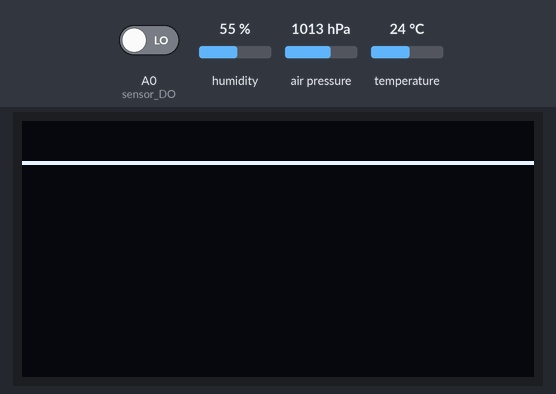
Simulated run of this sketch. Board: Arduino Uno R4 WiFi. Parts: 128×64 one-colour display. The inputs (shaded band) are chosen by the test bench; at power-on: humidity 55 %, A0 (sensor_DO) LOW, air pressure 1013 hPa, temperature 24 °C. WiFi joins after 1.5 s; servers stay silent unless stated; no MQTT or app messages arrive unless stated; not simulated (calls return 0 or success): arduino_secrets.h; what the sketch prints to the serial monitor is not drawn.

Above: at 5.7 s.
5.8 s: humidity set to 22 %
At 11.2 s:
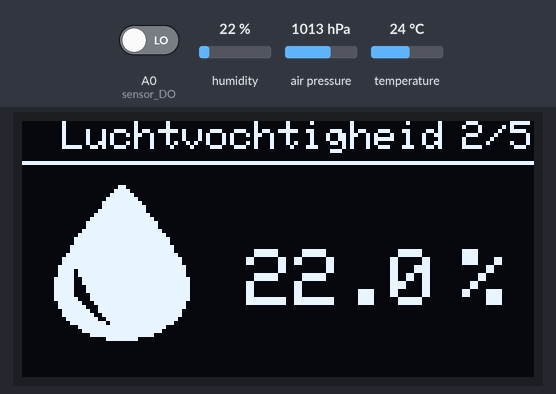
13.5 s: A0 (sensor_DO) driven HIGH
At 16.4 s:
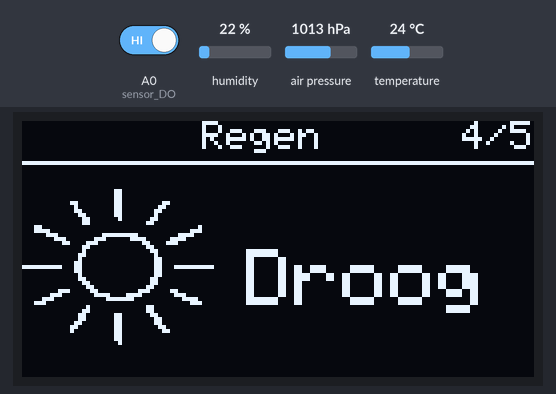
20.3 s: air pressure set to 952 hPa
26.5 s: A0 (sensor_DO) driven LOW
At 32.3 s:
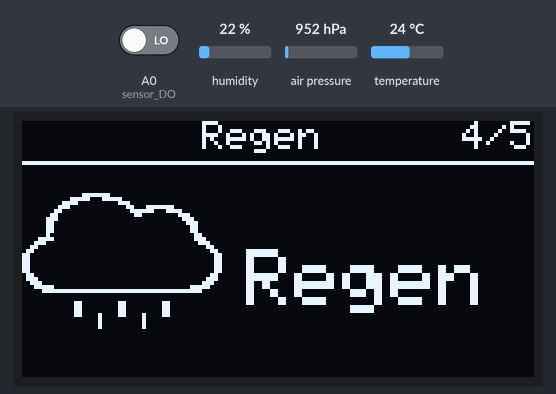
34.2 s: humidity set to 40 %
At 40.7 s:
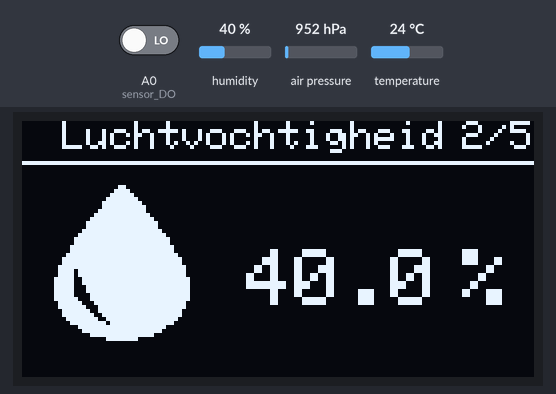
41.7 s: air pressure set to 975 hPa
At 43.8 s:
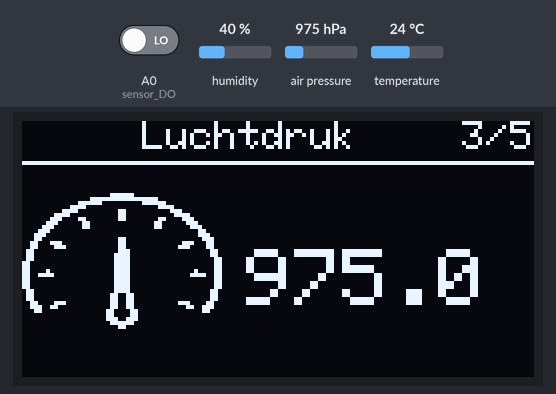
Timing chart, 0 to 45.3 s (numbered marks = the images above; inputs shaded):
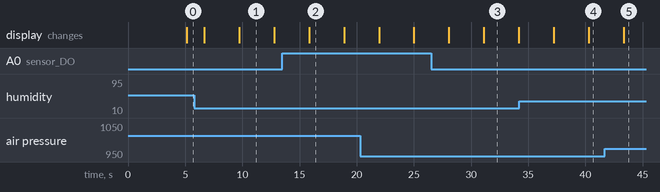

The sketch:

Weerstation-Arduino.ino
```cpp
#include <Wire.h>
#include <Adafruit_GFX.h>
#include <Adafruit_SSD1306.h>
#include <Adafruit_Sensor.h>
#include "DHT.h"
#include <Adafruit_BMP085.h>
#include "arduino_secrets.h"
#include <ArduinoMqttClient.h>
#include <WiFiS3.h>

//connecten met wifi en MQTT en data doorsturen
char          ssid[] = SECRET_SSID;
char          pass[] = SECRET_PASS;
WiFiClient    wifiClient;
MqttClient    mqttClient(wifiClient);
const char    broker[]         = "192.168.144.1"; //"192.168.122.1";
const int     port             = 1883;
const char    topic[]          = "dionstroet/temperatuur";
const char    topic2[]          = "dionstroet/luchtvochtigheid";
const char    topic3[]          = "dionstroet/luchtdruk";
const char    topic4[]          = "dionstroet/regen";
const char    subscribeTopic[] = "rensbroersma/moisture";
long          count            = 0;
const long    drawinterval     = 1500;
const long    interval         = 10000; //tijd tussen zendingen
unsigned long previousMillis   = 0;

//voor het scherm
#define SCREEN_WIDTH 128 // OLED display breedte, in pixels
#define SCREEN_HEIGHT 64 // OLED display hppgte, in pixels

#define OLED_RESET -1
Adafruit_SSD1306 display(SCREEN_WIDTH, SCREEN_HEIGHT, &Wire, OLED_RESET);

//voor de temperatuur en luchtvochtigheidsensor
#define DHTPIN 2
#define DHTTYPE    DHT22
DHT dht(DHTPIN, DHTTYPE);

//voor de luchtdruksensor
Adafruit_BMP085 bmp;

//regensensor
#define sensor_DO A0

//zorgt voor interval tussen verschillende schermen
int draw_state = 0;

//voor ontangen data
int num_mqtt;

//Bitmaps
//luchtvochtigheid
const unsigned char humid_bits [] PROGMEM = {
	0x00, 0x00, 0x00, 0x00, 0x00, 0x00, 0x00, 0x00, 0x00, 0x00, 0xc0, 0x00, 0x00, 0x00, 0x00, 0x00,
	0x01, 0xe0, 0x00, 0x00, 0x00, 0x00, 0x00, 0x03, 0xf0, 0x00, 0x00, 0x00, 0x00, 0x00, 0x07, 0xf8,
	0x00, 0x00, 0x00, 0x00, 0x00, 0x0f, 0xfc, 0x00, 0x00, 0x00, 0x00, 0x00, 0x0f, 0xfe, 0x00, 0x00,
	0x00, 0x00, 0x00, 0x1f, 0xfe, 0x00, 0x00, 0x00, 0x00, 0x00, 0x3f, 0xff, 0x00, 0x00, 0x00, 0x00,
	0x00, 0x7f, 0xff, 0x80, 0x00, 0x00, 0x00, 0x00, 0xff, 0xff, 0xc0, 0x00, 0x00, 0x00, 0x00, 0xff,
	0xff, 0xc0, 0x00, 0x00, 0x00, 0x01, 0xff, 0xff, 0xe0, 0x00, 0x00, 0x00, 0x03, 0xff, 0xff, 0xf0,
	0x00, 0x00, 0x00, 0x07, 0xff, 0xff, 0xf8, 0x00, 0x00, 0x00, 0x07, 0xff, 0xff, 0xf8, 0x00, 0x00,
	0x00, 0x0f, 0xff, 0xff, 0xfc, 0x00, 0x00, 0x00, 0x0f, 0xff, 0xff, 0xfc, 0x00, 0x00, 0x00, 0x1f,
	0xff, 0xff, 0xfe, 0x00, 0x00, 0x00, 0x3f, 0xff, 0xff, 0xff, 0x00, 0x00, 0x00, 0x3f, 0xff, 0xff,
	0xff, 0x00, 0x00, 0x00, 0x7f, 0xff, 0xff, 0xff, 0x80, 0x00, 0x00, 0x7b, 0xff, 0xff, 0xff, 0x80,
	0x00, 0x00, 0x7b, 0xff, 0xff, 0xff, 0x80, 0x00, 0x00, 0xf9, 0xff, 0xff, 0xff, 0xc0, 0x00, 0x00,
	0xf9, 0xff, 0xff, 0xff, 0xc0, 0x00, 0x00, 0xf8, 0xff, 0xff, 0xff, 0xc0, 0x00, 0x00, 0xf8, 0xff,
	0xff, 0xff, 0xc0, 0x00, 0x00, 0xf8, 0x7f, 0xff, 0xff, 0xc0, 0x00, 0x00, 0xfc, 0x7f, 0xff, 0xff,
	0xc0, 0x00, 0x00, 0x7e, 0x3f, 0xff, 0xff, 0x80, 0x00, 0x00, 0x7f, 0x1f, 0xff, 0xff, 0x80, 0x00,
	0x00, 0x3f, 0x9f, 0xff, 0xff, 0x00, 0x00, 0x00, 0x3f, 0xcf, 0xff, 0xff, 0x00, 0x00, 0x00, 0x1f,
	0xe7, 0xff, 0xfe, 0x00, 0x00, 0x00, 0x0f, 0xfb, 0xff, 0xfc, 0x00, 0x00, 0x00, 0x03, 0xff, 0xff,
	0xf0, 0x00, 0x00, 0x00, 0x01, 0xff, 0xff, 0xe0, 0x00, 0x00, 0x00, 0x00, 0x7f, 0xff, 0x80, 0x00,
	0x00, 0x00, 0x00, 0x07, 0xf8, 0x00, 0x00, 0x00
};

//temperatuur
const unsigned char temperature_bits [] PROGMEM = {
	0x00, 0x00, 0x0f, 0x80, 0x00, 0x00, 0x00, 0x00, 0x00, 0x7f, 0xe0, 0x00, 0x00, 0x00, 0x00, 0x00,
	0xe0, 0x70, 0x00, 0x00, 0x00, 0x00, 0x00, 0xc0, 0x31, 0xfc, 0x00, 0x00, 0x00, 0x01, 0x80, 0x19,
	0xfc, 0x00, 0x00, 0x00, 0x01, 0x86, 0x18, 0x00, 0x00, 0x00, 0x00, 0x01, 0x86, 0x18, 0x00, 0x00,
	0x00, 0x00, 0x01, 0x86, 0x18, 0x00, 0x00, 0x00, 0x00, 0x01, 0x86, 0x19, 0xf8, 0x00, 0x00, 0x00,
	0x01, 0x86, 0x18, 0x00, 0x00, 0x00, 0x00, 0x01, 0x86, 0x18, 0x00, 0x00, 0x00, 0x00, 0x01, 0x86,
	0x18, 0x00, 0x00, 0x00, 0x00, 0x01, 0x86, 0x18, 0xf8, 0x00, 0x00, 0x00, 0x01, 0x86, 0x19, 0xfe,
	0x00, 0x00, 0x00, 0x01, 0x86, 0x18, 0x00, 0x00, 0x00, 0x00, 0x01, 0x86, 0x18, 0x00, 0x00, 0x00,
	0x00, 0x01, 0x86, 0x18, 0x00, 0x00, 0x00, 0x00, 0x01, 0x86, 0x19, 0xf0, 0x00, 0x00, 0x00, 0x01,
	0x86, 0x19, 0xf8, 0x00, 0x00, 0x00, 0x01, 0x86, 0x18, 0x00, 0x00, 0x00, 0x00, 0x01, 0x86, 0x18,
	0x00, 0x00, 0x00, 0x00, 0x01, 0x86, 0x18, 0x00, 0x00, 0x00, 0x00, 0x01, 0x86, 0x19, 0xfc, 0x00,
	0x00, 0x00, 0x01, 0x86, 0x18, 0x00, 0x00, 0x00, 0x00, 0x01, 0x86, 0x18, 0x00, 0x00, 0x00, 0x00,
	0x03, 0x86, 0x1c, 0x00, 0x00, 0x00, 0x00, 0x07, 0x06, 0x0e, 0x00, 0x00, 0x00, 0x00, 0x06, 0x06,
	0x07, 0x00, 0x00, 0x00, 0x00, 0x0c, 0x1f, 0x83, 0x00, 0x00, 0x00, 0x00, 0x0c, 0x3f, 0xc1, 0x80,
	0x00, 0x00, 0x00, 0x18, 0x7f, 0xe1, 0x80, 0x00, 0x00, 0x00, 0x18, 0x7f, 0xe1, 0x80, 0x00, 0x00,
	0x00, 0x08, 0x7f, 0xe1, 0x80, 0x00, 0x00, 0x00, 0x0c, 0x3f, 0xc3, 0x80, 0x00, 0x00, 0x00, 0x0c,
	0x1f, 0x83, 0x00, 0x00, 0x00, 0x00, 0x06, 0x00, 0x06, 0x00, 0x00, 0x00, 0x00, 0x07, 0x00, 0x0e,
	0x00, 0x00, 0x00, 0x00, 0x01, 0xc0, 0x3c, 0x00, 0x00, 0x00, 0x00, 0x00, 0xff, 0xf0, 0x00, 0x00,
	0x00, 0x00, 0x00, 0x1f, 0xc0, 0x00, 0x00, 0x00
};

//luchtdruk
const unsigned char druk_bits [] PROGMEM = {
	0x00, 0x00, 0x00, 0x00, 0x00, 0x00, 0x00, 0x00, 0x00, 0x00, 0x00, 0x00, 0x00, 0x00, 0x00, 0x00,
	0x00, 0x00, 0x00, 0x00, 0x00, 0x00, 0x00, 0x03, 0xf0, 0x00, 0x00, 0x00, 0x00, 0x00, 0x7f, 0xff,
	0xc0, 0x00, 0x00, 0x00, 0x03, 0xf0, 0x03, 0xf0, 0x00, 0x00, 0x00, 0x0f, 0x00, 0x00, 0x3c, 0x00,
	0x00, 0x00, 0x3c, 0x00, 0xc0, 0x07, 0x00, 0x00, 0x00, 0xf0, 0x00, 0xc0, 0x03, 0xc0, 0x00, 0x01,
	0xc3, 0x00, 0xc0, 0x30, 0xe0, 0x00, 0x03, 0x81, 0x80, 0x00, 0x60, 0x70, 0x00, 0x07, 0x01, 0x80,
	0x00, 0x60, 0x38, 0x00, 0x0e, 0x00, 0x00, 0x00, 0x00, 0x0c, 0x00, 0x1c, 0x00, 0x00, 0x00, 0x00,
	0x0e, 0x00, 0x18, 0x00, 0x00, 0xc0, 0x00, 0x07, 0x00, 0x31, 0xc0, 0x00, 0xc0, 0x00, 0xe3, 0x00,
	0x30, 0xe0, 0x00, 0xc0, 0x01, 0xc3, 0x00, 0x60, 0x00, 0x00, 0xe0, 0x00, 0x01, 0x80, 0x60, 0x00,
	0x01, 0xe0, 0x00, 0x01, 0x80, 0x60, 0x00, 0x01, 0xe0, 0x00, 0x00, 0xc0, 0xc0, 0x00, 0x01, 0xe0,
	0x00, 0x00, 0xc0, 0xc0, 0x00, 0x01, 0xe0, 0x00, 0x00, 0xc0, 0xc2, 0x00, 0x01, 0xe0, 0x00, 0x10,
	0xc0, 0xcf, 0x00, 0x01, 0xe0, 0x00, 0x3c, 0xc0, 0xc0, 0x00, 0x01, 0xe0, 0x00, 0x00, 0xc0, 0xc0,
	0x00, 0x01, 0xe0, 0x00, 0x00, 0xc0, 0xc0, 0x00, 0x01, 0xe0, 0x00, 0x00, 0xc0, 0x60, 0x00, 0x01,
	0xe0, 0x00, 0x01, 0x80, 0x60, 0x00, 0x03, 0x30, 0x00, 0x01, 0x80, 0x60, 0x00, 0x03, 0x30, 0x00,
	0x01, 0x80, 0x30, 0xe0, 0x03, 0x30, 0x01, 0xc3, 0x00, 0x39, 0x80, 0x03, 0x30, 0x00, 0x67, 0x00,
	0x18, 0x00, 0x06, 0x18, 0x00, 0x06, 0x00, 0x00, 0x00, 0x06, 0x18, 0x00, 0x00, 0x00, 0x00, 0x00,
	0x07, 0x38, 0x00, 0x00, 0x00, 0x00, 0x00, 0x03, 0xf0, 0x00, 0x00, 0x00, 0x00, 0x00, 0x00, 0xc0,
	0x00, 0x00, 0x00, 0x00, 0x00, 0x00, 0x00, 0x00, 0x00, 0x00, 0x00, 0x00, 0x00, 0x00, 0x00, 0x00,
	0x00, 0x00, 0x00, 0x00, 0x00, 0x00, 0x00, 0x00
};

//zon voor regensensor
const unsigned char Zon_bits [] PROGMEM = {
	0x00, 0x00, 0x01, 0x80, 0x00, 0x00, 0x00, 0x00, 0x00, 0x01, 0x80, 0x00, 0x00, 0x00, 0x00, 0x00,
	0x01, 0x80, 0x00, 0x00, 0x00, 0x00, 0x0c, 0x01, 0x80, 0x18, 0x00, 0x00, 0x00, 0x04, 0x01, 0x80,
	0x30, 0x00, 0x00, 0x00, 0x06, 0x01, 0x80, 0x60, 0x00, 0x00, 0x00, 0x03, 0x01, 0x80, 0x40, 0x00,
	0x00, 0x00, 0x01, 0x80, 0x80, 0xc0, 0x00, 0x00, 0x00, 0x01, 0x80, 0x01, 0x80, 0x00, 0x00, 0x18,
	0x00, 0x00, 0x00, 0x00, 0x08, 0x00, 0x1e, 0x00, 0x00, 0x00, 0x00, 0x38, 0x00, 0x03, 0x80, 0x0f,
	0xf8, 0x01, 0xe0, 0x00, 0x00, 0xe0, 0x38, 0x1e, 0x07, 0x80, 0x00, 0x00, 0x30, 0xe0, 0x03, 0x0e,
	0x00, 0x00, 0x00, 0x01, 0x80, 0x01, 0x80, 0x00, 0x00, 0x00, 0x01, 0x00, 0x00, 0xc0, 0x00, 0x00,
	0x00, 0x03, 0x00, 0x00, 0x40, 0x00, 0x00, 0x00, 0x02, 0x00, 0x00, 0x60, 0x00, 0x00, 0x00, 0x06,
	0x00, 0x00, 0x60, 0x00, 0x00, 0xff, 0xc6, 0x00, 0x00, 0x63, 0xff, 0x00, 0x00, 0x06, 0x00, 0x00,
	0x60, 0x00, 0x00, 0x00, 0x02, 0x00, 0x00, 0x60, 0x00, 0x00, 0x00, 0x03, 0x00, 0x00, 0xc0, 0x00,
	0x00, 0x00, 0x01, 0x80, 0x00, 0xc0, 0x00, 0x00, 0x00, 0x00, 0xc0, 0x01, 0x80, 0x00, 0x00, 0x00,
	0x70, 0x60, 0x07, 0x06, 0x00, 0x00, 0x01, 0xc0, 0x3c, 0x3c, 0x03, 0x80, 0x00, 0x07, 0x00, 0x07,
	0xf0, 0x00, 0xf0, 0x00, 0x1c, 0x00, 0x00, 0x00, 0x00, 0x38, 0x00, 0x00, 0x00, 0x80, 0x01, 0x80,
	0x00, 0x00, 0x00, 0x01, 0x80, 0x01, 0x80, 0x00, 0x00, 0x00, 0x03, 0x01, 0x80, 0xc0, 0x00, 0x00,
	0x00, 0x03, 0x01, 0x80, 0x60, 0x00, 0x00, 0x00, 0x06, 0x01, 0x80, 0x60, 0x00, 0x00, 0x00, 0x0c,
	0x01, 0x80, 0x30, 0x00, 0x00, 0x00, 0x08, 0x01, 0x80, 0x18, 0x00, 0x00, 0x00, 0x00, 0x01, 0x80,
	0x00, 0x00, 0x00, 0x00, 0x00, 0x01, 0x80, 0x00, 0x00, 0x00, 0x00, 0x00, 0x00, 0x80, 0x00, 0x00,
	0x00, 0x00, 0x00, 0x00, 0x00, 0x00, 0x00, 0x00
};

//wolk voor regensensor
const unsigned char wolk_bits [] PROGMEM = {
	0x00, 0x00, 0x00, 0x00, 0x00, 0x00, 0x00, 0x00, 0x00, 0x00, 0x00, 0x00, 0x00, 0x00, 0x00, 0x00,
	0x00, 0x00, 0x00, 0x00, 0x00, 0x00, 0x01, 0xfc, 0x00, 0x00, 0x00, 0x00, 0x00, 0x0f, 0x8f, 0x80,
	0x00, 0x00, 0x00, 0x00, 0x3c, 0x00, 0xe0, 0x00, 0x00, 0x00, 0x00, 0x70, 0x00, 0x31, 0xfc, 0x00,
	0x00, 0x00, 0xc0, 0x00, 0x1f, 0x8f, 0x00, 0x00, 0x01, 0x80, 0x00, 0x0c, 0x01, 0xc0, 0x00, 0x03,
	0x80, 0x00, 0x00, 0x00, 0xe0, 0x00, 0x03, 0x00, 0x00, 0x00, 0x00, 0x70, 0x00, 0x03, 0x00, 0x00,
	0x00, 0x00, 0x30, 0x00, 0x03, 0x00, 0x00, 0x00, 0x00, 0x30, 0x00, 0x02, 0x00, 0x00, 0x00, 0x00,
	0x18, 0x00, 0x0f, 0x00, 0x00, 0x00, 0x00, 0x1c, 0x00, 0x1c, 0x00, 0x00, 0x00, 0x00, 0x0e, 0x00,
	0x30, 0x00, 0x00, 0x00, 0x00, 0x03, 0x00, 0x60, 0x00, 0x00, 0x00, 0x00, 0x01, 0x80, 0xc0, 0x00,
	0x00, 0x00, 0x00, 0x00, 0xc0, 0xc0, 0x00, 0x00, 0x00, 0x00, 0x00, 0xc0, 0xc0, 0x00, 0x00, 0x00,
	0x00, 0x00, 0xc0, 0xc0, 0x00, 0x00, 0x00, 0x00, 0x00, 0xc0, 0xc0, 0x00, 0x00, 0x00, 0x00, 0x00,
	0xc0, 0x60, 0x00, 0x00, 0x00, 0x00, 0x01, 0x80, 0x70, 0x00, 0x00, 0x00, 0x00, 0x03, 0x80, 0x38,
	0x00, 0x00, 0x00, 0x00, 0x07, 0x00, 0x1f, 0x00, 0x00, 0x00, 0x00, 0x3e, 0x00, 0x07, 0xff, 0xff,
	0xff, 0xff, 0xf8, 0x00, 0x00, 0x00, 0x00, 0x00, 0x00, 0x00, 0x00, 0x00, 0x00, 0x00, 0x00, 0x00,
	0x00, 0x00, 0x00, 0x06, 0x00, 0xc0, 0x18, 0x00, 0x00, 0x00, 0x06, 0x00, 0xc0, 0x18, 0x00, 0x00,
	0x00, 0x06, 0x00, 0xc0, 0x18, 0x00, 0x00, 0x00, 0x06, 0x10, 0xc2, 0x18, 0x00, 0x00, 0x00, 0x00,
	0x10, 0x02, 0x00, 0x00, 0x00, 0x00, 0x00, 0x10, 0x02, 0x00, 0x00, 0x00, 0x00, 0x00, 0x10, 0x02,
	0x00, 0x00, 0x00, 0x00, 0x00, 0x00, 0x00, 0x00, 0x00, 0x00, 0x00, 0x00, 0x00, 0x00, 0x00, 0x00,
	0x00, 0x00, 0x00, 0x00, 0x00, 0x00, 0x00, 0x00
};

// voor bloem
const unsigned char bloem_bits [] PROGMEM = {
	0x00, 0x00, 0x00, 0x00, 0x00, 0x00, 0x00, 0x00, 0x00, 0x00, 0xc0, 0x00, 0x00, 0x00, 0x00, 0x00,
	0x03, 0x10, 0x00, 0x00, 0x00, 0x00, 0x00, 0x06, 0x18, 0x00, 0x00, 0x00, 0x00, 0x00, 0x1c, 0x0e,
	0x00, 0x00, 0x00, 0x00, 0x00, 0x20, 0x01, 0x00, 0x00, 0x00, 0x00, 0x00, 0x41, 0xe0, 0x80, 0x00,
	0x00, 0x00, 0x00, 0x42, 0x10, 0x80, 0x00, 0x00, 0x00, 0x00, 0x62, 0x11, 0x80, 0x00, 0x00, 0x00,
	0x00, 0x11, 0x33, 0x00, 0x00, 0x00, 0x00, 0x00, 0x10, 0xc2, 0x00, 0x00, 0x00, 0x00, 0x00, 0x00,
	0x00, 0x00, 0x00, 0x00, 0x00, 0x00, 0x10, 0xc2, 0x00, 0x00, 0x00, 0x00, 0x00, 0x0f, 0xfc, 0x00,
	0x00, 0x00, 0x00, 0x00, 0x00, 0xc0, 0x00, 0x00, 0x00, 0x00, 0x00, 0x00, 0xc0, 0x00, 0x00, 0x00,
	0x00, 0x00, 0x00, 0xc6, 0x20, 0x00, 0x00, 0x00, 0x00, 0x00, 0xd8, 0x20, 0x00, 0x00, 0x00, 0x00,
	0x00, 0xe0, 0x40, 0x00, 0x00, 0x00, 0x00, 0x00, 0xe1, 0x80, 0x00, 0x00, 0x00, 0x00, 0x00, 0xfe,
	0x00, 0x00, 0x00, 0x00, 0x00, 0x00, 0xc0, 0x00, 0x00, 0x00, 0x00, 0x00, 0x00, 0xc0, 0x00, 0x00,
	0x00, 0x00, 0x00, 0x00, 0xc0, 0x00, 0x00, 0x00, 0x00, 0x00, 0x00, 0xc0, 0x00, 0x00, 0x00, 0x00,
	0x00, 0x00, 0xc0, 0x00, 0x00, 0x00, 0x00, 0x00, 0x00, 0xc0, 0x00, 0x00, 0x00, 0x00, 0x03, 0xff,
	0xff, 0xf0, 0x00, 0x00, 0x00, 0x02, 0x00, 0x00, 0x10, 0x00, 0x00, 0x00, 0x02, 0x00, 0x00, 0x10,
	0x00, 0x00, 0x00, 0x01, 0x00, 0x00, 0x20, 0x00, 0x00, 0x00, 0x01, 0xff, 0xff, 0xe0, 0x00, 0x00,
	0x00, 0x00, 0x80, 0x00, 0x40, 0x00, 0x00, 0x00, 0x00, 0x80, 0x00, 0x40, 0x00, 0x00, 0x00, 0x00,
	0x40, 0x00, 0x80, 0x00, 0x00, 0x00, 0x00, 0x40, 0x00, 0x80, 0x00, 0x00, 0x00, 0x00, 0x40, 0x00,
	0x80, 0x00, 0x00, 0x00, 0x00, 0x60, 0x01, 0x80, 0x00, 0x00, 0x00, 0x00, 0x3f, 0xff, 0x00, 0x00,
	0x00, 0x00, 0x00, 0x00, 0x00, 0x00, 0x00, 0x00
};

//dode bloem
const unsigned char dode_bloem [] PROGMEM = {
	0x00, 0x00, 0x00, 0x00, 0x00, 0x00, 0x00, 0x00, 0x00, 0x3e, 0x00, 0x00, 0x00, 0x00, 0x00, 0x00,
	0x63, 0x80, 0x00, 0x00, 0x00, 0x00, 0x00, 0x40, 0xc0, 0x00, 0x00, 0x00, 0x00, 0x00, 0x41, 0xc0,
	0x00, 0x00, 0x00, 0x00, 0x00, 0x5f, 0xe0, 0x00, 0x00, 0x00, 0x00, 0x00, 0xf0, 0x6f, 0xc0, 0x00,
	0x00, 0x00, 0x01, 0xe0, 0x38, 0x20, 0x00, 0x00, 0x00, 0x00, 0x00, 0x3c, 0x30, 0x00, 0x00, 0x00,
	0x00, 0x00, 0x26, 0x10, 0x00, 0x00, 0x00, 0x00, 0x20, 0x23, 0x90, 0x00, 0x00, 0x00, 0x00, 0xff,
	0x60, 0xf0, 0x00, 0x00, 0x00, 0x01, 0x81, 0xc0, 0xe0, 0x00, 0x00, 0x00, 0x03, 0x01, 0xc0, 0xc0,
	0x00, 0x00, 0x00, 0x02, 0x47, 0xc0, 0xc0, 0x00, 0x00, 0x00, 0x02, 0xfc, 0xc0, 0x00, 0x00, 0x00,
	0x00, 0x03, 0xc0, 0xc0, 0x00, 0x00, 0x00, 0x00, 0x01, 0x80, 0xc0, 0x00, 0x00, 0x00, 0x00, 0x01,
	0x00, 0xc0, 0x00, 0x00, 0x00, 0x00, 0x00, 0x00, 0xc0, 0x00, 0x00, 0x00, 0x00, 0x00, 0x00, 0x40,
	0x00, 0x00, 0x00, 0x00, 0x0f, 0xff, 0xff, 0xfc, 0x00, 0x00, 0x00, 0x10, 0x00, 0x00, 0x02, 0x00,
	0x00, 0x00, 0x10, 0x00, 0x00, 0x02, 0x00, 0x00, 0x00, 0x1f, 0xff, 0xff, 0xfe, 0x00, 0x00, 0x00,
	0x0e, 0x00, 0x00, 0x1c, 0x00, 0x00, 0x00, 0x06, 0x00, 0x00, 0x18, 0x00, 0x00, 0x00, 0x06, 0x00,
	0x00, 0x18, 0x00, 0x00, 0x00, 0x02, 0x00, 0x00, 0x10, 0x00, 0x00, 0x00, 0x02, 0x00, 0x00, 0x10,
	0x00, 0x00, 0x00, 0x02, 0x00, 0x00, 0x10, 0x00, 0x00, 0x00, 0x02, 0x00, 0x00, 0x10, 0x00, 0x00,
	0x00, 0x02, 0x00, 0x00, 0x10, 0x00, 0x00, 0x00, 0x03, 0x00, 0x00, 0x30, 0x00, 0x00, 0x00, 0x01,
	0x00, 0x00, 0x20, 0x00, 0x00, 0x00, 0x01, 0x00, 0x00, 0x20, 0x00, 0x00, 0x00, 0x01, 0x00, 0x00,
	0x20, 0x00, 0x00, 0x00, 0x01, 0x00, 0x00, 0x20, 0x00, 0x00, 0x00, 0x01, 0xff, 0xff, 0xe0, 0x00,
	0x00, 0x00, 0x00, 0x00, 0x00, 0x00, 0x00, 0x00
};


void setup() {
  Serial.begin(115200);
  dht.begin();
  bmp.begin();
  display.begin(SSD1306_SWITCHCAPVCC, 0x3C);
  delay(2000);
  display.clearDisplay();
  display.setTextColor(WHITE);
  display.display();
  //voor wifi/MQTT
  while (WiFi.begin(ssid, pass) != WL_CONNECTED) {
   delay(5000);
  }
  Serial.print("wifi conected");

  bool MQTTconnected = false;
  while (!MQTTconnected) {
  if (!mqttClient.connect(broker, port)) delay(1000);
   else
      MQTTconnected = true;
  }
  Serial.print("mqtt connected");
  mqttClient.subscribe (subscribeTopic);
  mqttClient.onMessage (onMqttMessage);

}

void loop() {
  //MQTT
  mqttClient.poll();
  //haalt de data op
  float t = dht.readTemperature();
  float h = dht.readHumidity();
  float p = bmp.readPressure()/(float)100;
  int val = digitalRead(sensor_DO);
  //zorgt ervoor dat de draw_state oploopt
  draw_state++;
  //reset de draw_state
 if ( draw_state == 10  ){
    draw_state = 0;
  }
  // wisselt draw_state na delay
  delay(1500);

  switch(draw_state) {
    //MQTT vochtigheid sensor
    case 0:
      display.clearDisplay();
      display.setTextSize(1);
      display.setCursor(10,0);
      display.print("grondvochtigheid");
      display.setTextSize(1);
      display.setCursor(110,0);
      display.print("5/5");
      if (num_mqtt < 450) {
      display.setTextSize(2);
      display.setCursor(56,32);
      display.print("droog");
      display.drawBitmap(0,17, dode_bloem , 50, 40, WHITE);
      }
      else {
      display.setTextSize(2);
      display.setCursor(56,32);
      display.print("nat");
      display.drawBitmap(0,15, bloem_bits, 50, 40, WHITE);
      }
      break;
      //temperatuur
    case 2:
      display.clearDisplay();
      display.drawCircle(107, 30, 3, WHITE);
      display.setTextSize(1);
      display.setCursor(30,0);
      display.print("Temperatuur");
      display.setTextSize(1);
      display.setCursor(110,0);
      display.print("1/5");
      display.setTextSize(2);
      display.setCursor(112,32);
      display.print("C");
      display.setTextSize(2);
      display.setCursor(56,32);
      display.print(t, 1);
      display.drawBitmap(0,17, temperature_bits, 50, 40, WHITE);
      break;
      //luchtvochtigheid
    case 4:
      display.clearDisplay();
      display.setTextSize(1);
      display.setCursor(10,0);
      display.print("Luchtvochtigheid");
      display.setTextSize(1);
      display.setCursor(110,0);
      display.print("2/5");
      display.setTextSize(2);
      display.setCursor(56,32);
      display.print(h, 1);
      display.setTextSize(2);
      display.setCursor(110,32);
      display.print("%");
      display.drawBitmap(0,15, humid_bits, 50, 40, WHITE);
      break;
      //luchtdruk
    case 6:
      display.clearDisplay();
      display.setTextSize(1);
      display.setCursor(30,0);
      display.print("Luchtdruk");
      display.setTextSize(1);
      display.setCursor(110,0);
      display.print("3/5");
      display.setTextSize(2);
      display.setCursor(56,32);
      display.print(p, 1);
      display.drawBitmap(0,15, druk_bits, 50, 40, WHITE);
      break;
    case 8:
    //regensensor
      display.clearDisplay();
      display.setTextSize(1);
      display.setCursor(45,0);
      display.print("Regen");
      display.setTextSize(1);
      display.setCursor(110,0);
      display.print("4/5");
      if (val == 1) {
      display.setTextSize(2);
      display.setCursor(56,32);
      display.print("Droog");
      display.drawBitmap(0,17, Zon_bits, 50, 40, WHITE);
      }
      else {
      display.setTextSize(2);
      display.setCursor(56,32);
      display.print("Regen");
      display.drawBitmap(0,15, wolk_bits, 50, 40, WHITE);
      }
      break;
  }

   //tekent een lijn en zorgt ervoor dat het scherm aangaat
  display.drawLine(0,10,128,10, WHITE);
  display.display();

  //tijd tussen versturingen
  unsigned long currentMillis = millis();
   if (currentMillis - previousMillis >= interval) {
   previousMillis = currentMillis;

   //naam geven aan data
   mqttClient.beginMessage(topic,true,0);
   mqttClient.print(t);
   mqttClient.endMessage();
   mqttClient.beginMessage(topic2,true,0);
   mqttClient.print(h);
   mqttClient.endMessage();
   mqttClient.beginMessage(topic3,true,0);
   mqttClient.print(p);
   mqttClient.endMessage();
   mqttClient.beginMessage(topic4,true,0);
   mqttClient.print(val);
   mqttClient.endMessage();

   delay(1);
   }
  }

  //data wordt opgehaald uit de MQTT serever
  void onMqttMessage(int messageSize) {
  Serial.print("Received a message with topic '");
  Serial.println(mqttClient.messageTopic());
  String message = "";
  while (mqttClient.available()) {
  message.concat((char)mqttClient.read());
  }
  Serial.println(message);
  num_mqtt = message.toInt();
}
```

Measured:
- after the input at 13.5 s, the display: changes after 2.3 s (image 2)
- after the input at 26.5 s, the display: first differs from a run without the input after 4.6 s (image 3)
- what the display in image 1 shows lasts 3.1 s, from 9.7 s to 12.8 s
